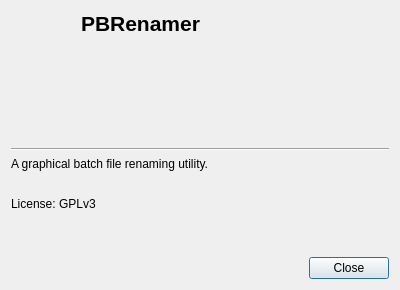
<?xml version="1.0" encoding="UTF-8"?>
<ui version="4.0">
 <class>AboutDialog</class>
 <widget class="QDialog" name="AboutDialog">
  <property name="geometry">
   <rect><x>0</x><y>0</y><width>400</width><height>290</height></rect>
  </property>
  <property name="minimumSize">
   <size><width>360</width><height>0</height></size>
  </property>
  <property name="windowTitle">
   <string>About PBRenamer</string>
  </property>
  <layout class="QVBoxLayout" name="mainLayout">
   <item>
    <layout class="QHBoxLayout" name="headerLayout">
     <item>
      <widget class="QLabel" name="lblIcon">
       <property name="minimumSize">
        <size><width>64</width><height>64</height></size>
       </property>
       <property name="maximumSize">
        <size><width>64</width><height>64</height></size>
       </property>
       <property name="text"><string/></property>
       <property name="alignment">
        <set>Qt::AlignCenter</set>
       </property>
      </widget>
     </item>
     <item>
      <layout class="QVBoxLayout" name="nameLayout">
       <item>
        <widget class="QLabel" name="lblAppName">
         <property name="text"><string>&lt;b style="font-size: 16pt;"&gt;PBRenamer&lt;/b&gt;</string></property>
        </widget>
       </item>
       <item>
        <widget class="QLabel" name="lblVersion">
         <property name="text"><string/></property>
         <property name="toolTip"><string>Application version</string></property>
        </widget>
       </item>
       <item>
        <spacer>
         <property name="orientation"><enum>Qt::Vertical</enum></property>
         <property name="sizeHint" stdset="0">
          <size><width>0</width><height>0</height></size>
         </property>
        </spacer>
       </item>
      </layout>
     </item>
    </layout>
   </item>
   <item>
    <widget class="QFrame" name="line">
     <property name="frameShape">
      <enum>QFrame::HLine</enum>
     </property>
     <property name="frameShadow">
      <enum>QFrame::Sunken</enum>
     </property>
    </widget>
   </item>
   <item>
    <widget class="QLabel" name="lblDescription">
     <property name="text"><string>A graphical batch file renaming utility.</string></property>
     <property name="wordWrap"><bool>true</bool></property>
    </widget>
   </item>
   <item>
    <widget class="QLabel" name="lblAuthors">
     <property name="text"><string/></property>
     <property name="textFormat"><enum>Qt::RichText</enum></property>
     <property name="openExternalLinks"><bool>true</bool></property>
     <property name="wordWrap"><bool>true</bool></property>
    </widget>
   </item>
   <item>
    <widget class="QLabel" name="lblLicense">
     <property name="text"><string>License: GPLv3</string></property>
    </widget>
   </item>
   <item>
    <widget class="QLabel" name="lblPythonVersion">
     <property name="text"><string/></property>
    </widget>
   </item>
   <item>
    <widget class="QLabel" name="lblPySideVersion">
     <property name="text"><string/></property>
    </widget>
   </item>
   <item>
    <widget class="QDialogButtonBox" name="buttonBox">
     <property name="orientation">
      <enum>Qt::Horizontal</enum>
     </property>
     <property name="standardButtons">
      <set>QDialogButtonBox::Close</set>
     </property>
    </widget>
   </item>
  </layout>
 </widget>
 <resources/>
 <connections>
  <connection>
   <sender>buttonBox</sender>
   <signal>rejected()</signal>
   <receiver>AboutDialog</receiver>
   <slot>reject()</slot>
  </connection>
 </connections>
</ui>
